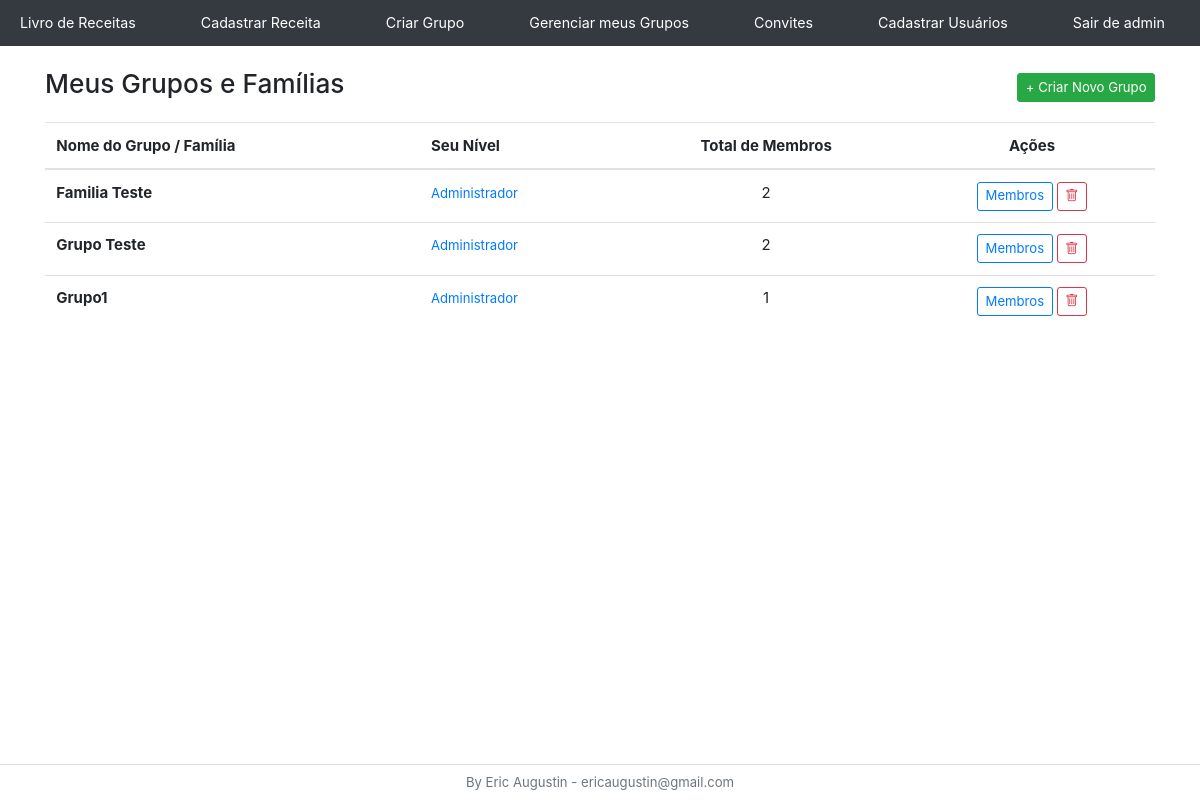
The app's page /auth/grupo/meus-grupos/ (signed in), older data.
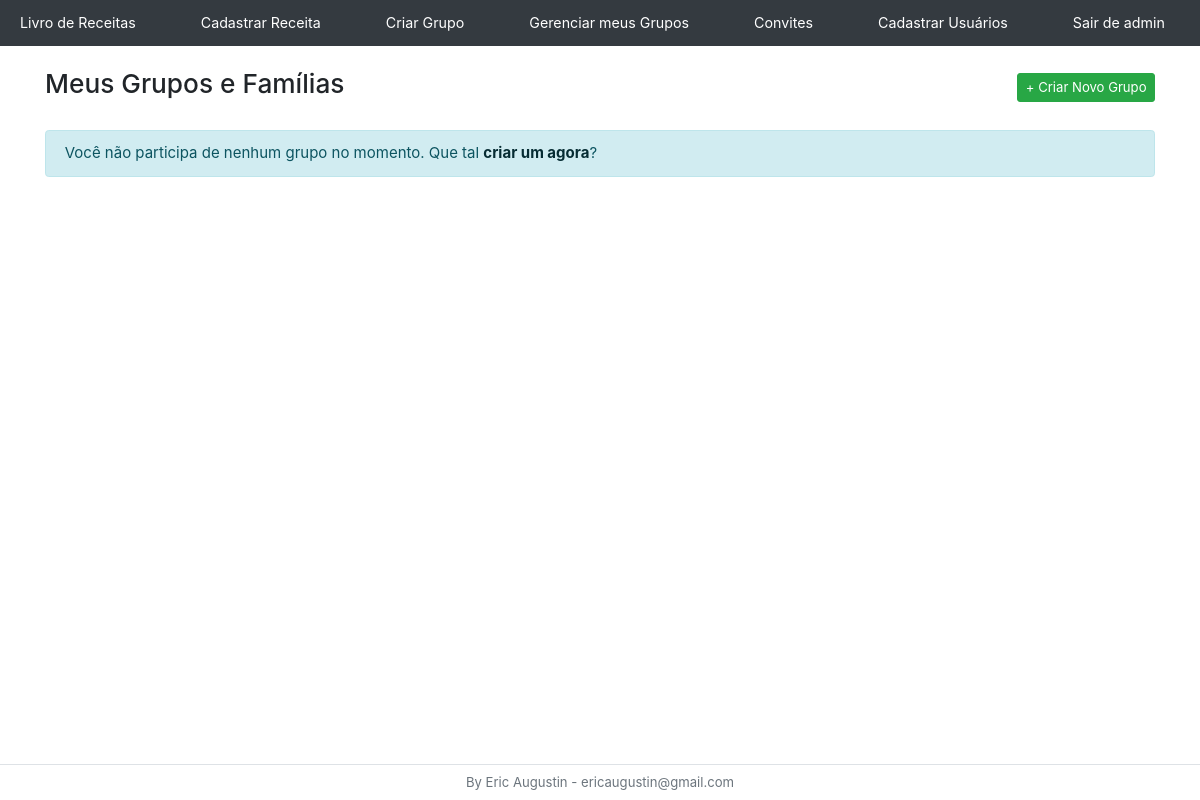
The same page, newer data.
### usuarios/models.py (models this page shows, shortened)
class Grupo (models.Model):
    nome = models.CharField(max_length=100)
    membros = models.ManyToManyField(Usuario, related_name='grupos')
    administradores = models.ManyToManyField(Usuario, related_name='grupos_administrados')
    data_criacao = models.DateTimeField(auto_now_add=True)

### usuarios/views.py (the view)
@usuario_obrigatorio
def meus_grupos_administrados(request):
    grupos = Grupo.objects.filter(membros=request.user).distinct().order_by('nome')
    return render(request, "meus_grupos.html", {'grupos': grupos})

### autentica.py (called while the page is built)
def usuario_obrigatorio(view_func):
    @wraps(view_func)
    def _wrapped_view(request, *args, **kwargs):
        if not request.user.is_authenticated:
            return redirect('/login/')
        return view_func(request, *args, **kwargs)
    return _wrapped_view

### usuarios/context_processors.py (called while the page is built)
def contador_convites(request):
    if request.user.is_authenticated:
        total = ConviteGrupo.objects.filter(usuario_convidado=request.user).count()
        return {'total_convites': total}
    return {'total_convites': 0}

### usuarios/templates/meus_grupos.html (shortened to what this page needs)
{% extends 'base.html' %}
{% block 'menu'%}
{% include 'menu_basico.html' %}
{% endblock %}
{% block 'conteudo' %}
<div class="container mt-4">
    <div class="d-flex justify-content-between align-items-center mb-3">
        <h3>Meus Grupos e Famílias</h3>
        <a class="btn btn-success btn-sm" href="{% url 'cadastrar_grupo' %}">+ Criar Novo Grupo</a>
    </div>
    {% if grupos %}
        <table class="table table-hover align-middle mb-5">
            <thead>
              <tr>
                <th scope="col">Nome do Grupo / Família</th>
                <th scope="col">Seu Nível</th>
                <th scope="col" class="text-center">Total de Membros</th>
                <th scope="col" class="text-center">Ações</th>
              </tr>
            </thead>
            <tbody>
                {% for grupo in grupos %}
                <tr>
                    <th>{{ grupo.nome }}</th>
                    <td>
                        {% if request.user in grupo.administradores.all %}
                            <span class="text-primary font-monospace small">Administrador</span>
                        {% else %}
                            <span class="text-muted font-monospace small">Membro</span>
                        {% endif %}
                    </td>
                    <td class="text-center">
                        {{ grupo.membros.count }}
                    </td>
                    <td class="text-center">
                        {% if request.user in grupo.administradores.all or request.user.is_staff %}
                            <a href="{% url 'gerenciar_grupo' grupo.id %}" class="btn btn-sm btn-outline-primary me-1">
                               Membros
                            </a>
                            <a href="{% url 'excluir_grupo' grupo.id %}"
                               class="btn btn-sm btn-outline-danger"
                               title="Excluir Grupo"
                               onclick="return confirm('Deseja mesmo excluir o grupo {{ grupo.nome }} permanentemente?');">
                                <i class="bi bi-trash"></i>
                            </a>
                        {% endif %}
                    </td>
                </tr>
                {% endfor %}
            </tbody>
        </table>
    {% else %}
        <div class="alert alert-info mt-4" role="alert">
            Você não participa de nenhum grupo no momento. Que tal <a href="{% url 'cadastrar_grupo' %}" class="alert-link">criar um agora</a>?
        </div>
    {% endif %}
</div>
{% endblock %}

Row changes from the older to the newer data that the page shows:
removed Grupo: nome "Familia Teste", shows "Administrador", membros.count "2"
removed Grupo: nome "Grupo Teste", shows "Administrador", membros.count "2"
removed Grupo: nome "Grupo1", shows "Administrador", membros.count "1"
Text that changed along with them:
text no longer shown: "Nome do Grupo / Família Seu Nível Total de Membros Ações"
text now shown: "Você não participa de nenhum grupo no momento. Que tal criar um agora ?"
